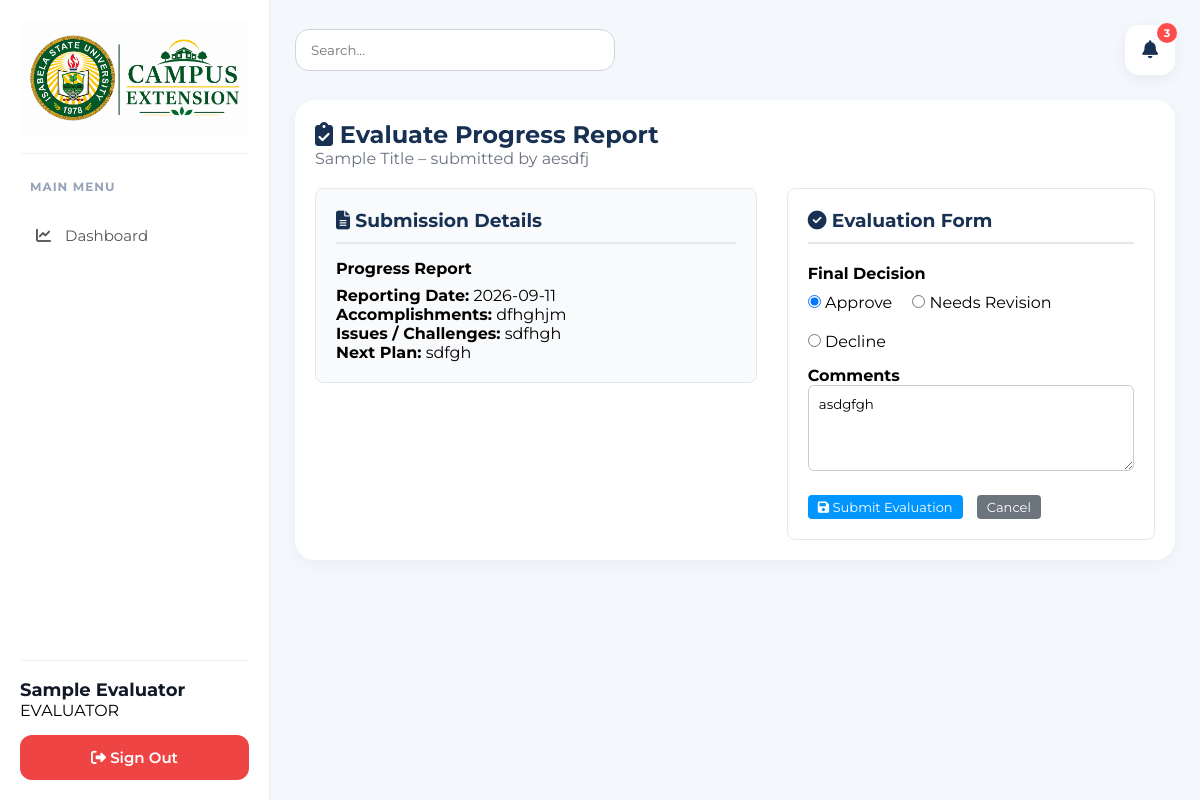
/evaluator/evaluate?id=1&type=progress (signed in), run on the app's committed database.
### tables this page shows
CREATE TABLE IF NOT EXISTS `progress_reports` (
  `id` int NOT NULL AUTO_INCREMENT,
  `submission_id` int NOT NULL,
  `user_id` int NOT NULL,
  `report_date` date NOT NULL,
  `accomplishments` text,
  `issues` text,
  `next_plan` text,
  `attachment` varchar(255) DEFAULT NULL,
  `status` enum('draft','submitted','approved','rejected','revision') DEFAULT 'draft',
  `evaluator_comments` text,
  `created_at` timestamp NULL DEFAULT CURRENT_TIMESTAMP,
  `updated_at` timestamp NULL DEFAULT CURRENT_TIMESTAMP ON UPDATE CURRENT_TIMESTAMP,
  PRIMARY KEY (`id`),
  KEY `submission_id` (`submission_id`),
  KEY `user_id` (`user_id`),
  CONSTRAINT `progress_reports_ibfk_1` FOREIGN KEY (`submission_id`) REFERENCES `submissions` (`id`) ON DELETE CASCADE,
  CONSTRAINT `progress_reports_ibfk_2` FOREIGN KEY (`user_id`) REFERENCES `users` (`id`) ON DELETE CASCADE
);

CREATE TABLE IF NOT EXISTS `evaluator_votes` (
  `id` int NOT NULL AUTO_INCREMENT,
  `evaluator_id` int NOT NULL,
  `report_type` enum('proposal','progress','terminal') DEFAULT 'proposal',
  `submission_id` int NOT NULL,
  `vote` enum('approve','revision','decline') NOT NULL,
  `comments` text,
  `submitted_at` timestamp NULL DEFAULT CURRENT_TIMESTAMP,
  `updated_at` timestamp NULL DEFAULT CURRENT_TIMESTAMP ON UPDATE CURRENT_TIMESTAMP,
  PRIMARY KEY (`id`),
  UNIQUE KEY `unique_vote` (`evaluator_id`,`submission_id`,`report_type`),
  KEY `idx_submission` (`submission_id`,`report_type`),
  KEY `idx_evaluator` (`evaluator_id`),
  CONSTRAINT `evaluator_votes_ibfk_1` FOREIGN KEY (`evaluator_id`) REFERENCES `users` (`id`) ON DELETE CASCADE
);

### app/Http/Controllers/EvaluatorBaseController.php (called while the page is built, shortened)
<?php
class EvaluatorBaseController
{
    protected function render($view, $data = [])
    {
        extract($data);
        require __DIR__ . '/../../views/layouts/app.php';
    }
}

### app/Http/Controllers/Evaluator/EvaluationController.php (called while the page is built, shortened)
<?php
require_once __DIR__ . '/../../../models/EvaluatorVote.php';
class EvaluationController extends \EvaluatorBaseController
{
    private $voteModel;
    private $db;
    public function __construct()
    {
        $config = require __DIR__ . '/../../../../config/database.php';
        $dsn = "mysql:host={$config['host']};dbname={$config['dbname']};charset={$config['charset']}";
        $pdo = new \PDO($dsn, $config['username'], $config['password']);
        $pdo->setAttribute(\PDO::ATTR_ERRMODE, \PDO::ERRMODE_EXCEPTION);
        $this->db = $pdo;
        $this->voteModel = new \EvaluatorVote($pdo);
    }
   public function evaluate()
{
    $id = $_GET['id'] ?? 0;
    $type = $_GET['type'] ?? 'proposal';
    $evaluator_id = $_SESSION['user_id'];
    if ($type === 'proposal') {
        $stmt = $this->db->prepare("
            SELECT s.*, p.title as proposal_title, u.name as extensionist_name
            FROM submissions s
            JOIN proposals p ON s.proposal_id = p.id
            JOIN users u ON s.user_id = u.id
            WHERE s.id = ?
        ");
        $stmt->execute([$id]);
        $submission = $stmt->fetch(\PDO::FETCH_ASSOC);
        $form_data = json_decode($submission['form_data'] ?? '{}', true);
    } elseif ($type === 'progress') {
        $stmt = $this->db->prepare("
            SELECT pr.*, s.proposal_id, s.id as parent_submission_id,
                   p.title as proposal_title, u.name as extensionist_name
            FROM progress_reports pr
            JOIN submissions s ON pr.submission_id = s.id
            JOIN proposals p ON s.proposal_id = p.id
            JOIN users u ON pr.user_id = u.id
            WHERE pr.id = ?
        ");
        $stmt->execute([$id]);
        $submission = $stmt->fetch(\PDO::FETCH_ASSOC);
        $form_data = [];
    }
    $vote = $this->voteModel->getBySubmissionAndEvaluator($id, $evaluator_id, $type);
    $selectedVote = $vote ? $vote['vote'] : null;
    $comments = $vote ? $vote['comments'] : '';
    $groupedCriteria = [];
    $ratingMap = [];
    $this->render('evaluate', [
        'submission'        => $submission,
        'form_data'         => $form_data,
        'proposal_title'    => $submission['proposal_title'] ?? 'N/A',
        'extensionist_name' => $submission['extensionist_name'] ?? 'N/A',
        'groupedCriteria'   => $groupedCriteria,
        'ratingMap'         => $ratingMap,
        'selectedVote'      => $selectedVote,
        'comments'          => $comments,
        'submission_id'     => $id,
        'report_type'       => $type,
        'readonly'          => false,
    ]);
}
}

### app/models/EvaluatorVote.php (called while the page is built, shortened)
<?php
class EvaluatorVote
{
    private $db;
    public function __construct($pdo)
    {
        $this->db = $pdo;
    }
    public function getBySubmissionAndEvaluator($submission_id, $evaluator_id, $report_type = 'proposal')
    {
        $stmt = $this->db->prepare("
        SELECT * FROM evaluator_votes
        WHERE submission_id = ? AND evaluator_id = ? AND report_type = ?
    ");
        $stmt->execute([$submission_id, $evaluator_id, $report_type]);
        return $stmt->fetch(PDO::FETCH_ASSOC);
    }
}

### app/views/evaluator/_submission_details.php (the view, shortened to what this page needs)
<?php
$basic   = $form_data['basic_info'] ?? [];
$budget  = $form_data['budget_breakdown'] ?? [];
$components = $form_data['components'] ?? [];
$progress = $form_data['progress_info'] ?? [];
$report_type = $report_type ?? ($submission['report_type'] ?? 'proposal');
?>
<div style="background:#f8fafc; padding:20px; border-radius:8px; border:1px solid #e5e7eb;">
    <h3 style="color:#183153; border-bottom:2px solid #e5e7eb; padding-bottom:10px;">
        <i class="fas fa-file-alt"></i> Submission Details
    </h3>
    <?php if ($report_type === 'proposal'): ?>
        <h4 style="margin:15px 0 8px;">Basic Information</h4>
        <p><strong>Project Title:</strong> <?= htmlspecialchars($basic['project_title'] ?? 'N/A') ?></p>
        <p><strong>Project Leader:</strong> <?= htmlspecialchars($basic['project_leader'] ?? 'N/A') ?></p>
        <p><strong>Implementing Campus:</strong> <?= htmlspecialchars($basic['implementing_campus'] ?? 'N/A') ?></p>
        <p><strong>Lead Unit:</strong> <?= htmlspecialchars($basic['lead_unit'] ?? 'N/A') ?></p>
        <p><strong>Cooperating Unit:</strong> <?= htmlspecialchars($basic['cooperating_unit'] ?? 'N/A') ?></p>
        <p><strong>Project Site:</strong> <?= htmlspecialchars($basic['project_site'] ?? 'N/A') ?></p>
        <p><strong>Cooperating Agencies:</strong> <?= nl2br(htmlspecialchars($basic['cooperating_agencies'] ?? 'N/A')) ?></p>
        <p><strong>Beneficiaries:</strong> <?= htmlspecialchars($basic['beneficiaries'] ?? 'N/A') ?></p>
        <p><strong>Funding Agency:</strong> <?= htmlspecialchars($basic['funding_agency'] ?? 'N/A') ?></p>
        <p><strong>Budget:</strong> ₱<?= number_format($basic['budget'] ?? 0, 2) ?></p>
        <?php if (!empty($components)): ?>
            <h4 style="margin:15px 0 8px;">Components</h4>
            <ul>
                <?php foreach ($components as $comp): ?>
                    <li><strong><?= htmlspecialchars($comp['title']) ?></strong> – <?= htmlspecialchars($comp['leader']) ?></li>
                <?php endforeach; ?>
            </ul>
        <?php endif; ?>
        <h4 style="margin:15px 0 8px;">Budget Breakdown</h4>
        <table style="width:100%; border-collapse:collapse; font-size:14px;">
            <tr><th style="text-align:left;">Year</th><th style="text-align:right;">PS</th><th style="text-align:right;">MOOE</th><th style="text-align:right;">CO</th></tr>
            <tr><td>Year 1</td><td style="text-align:right;"><?= number_format($budget['year1_ps'] ?? 0, 2) ?></td><td style="text-align:right;"><?= number_format($budget['year1_mooe'] ?? 0, 2) ?></td><td style="text-align:right;"><?= number_format($budget['year1_co'] ?? 0, 2) ?></td></tr>
            <tr><td>Year 2</td><td style="text-align:right;"><?= number_format($budget['year2_ps'] ?? 0, 2) ?></td><td style="text-align:right;"><?= number_format($budget['year2_mooe'] ?? 0, 2) ?></td><td style="text-align:right;"><?= number_format($budget['year2_co'] ?? 0, 2) ?></td></tr>
            <tr><td>Year 3</td><td style="text-align:right;"><?= number_format($budget['year3_ps'] ?? 0, 2) ?></td><td style="text-align:right;"><?= number_format($budget['year3_mooe'] ?? 0, 2) ?></td><td style="text-align:right;"><?= number_format($budget['year3_co'] ?? 0, 2) ?></td></tr>
        </table>
    <?php elseif ($report_type === 'progress'): ?>
    <h4 style="margin:15px 0 8px;">Progress Report</h4>
    <p><strong>Reporting Date:</strong> <?= htmlspecialchars($progress['report_date'] ?? $submission['report_date'] ?? 'N/A') ?></p>
    <p><strong>Accomplishments:</strong> <?= nl2br(htmlspecialchars($progress['accomplishments'] ?? $submission['accomplishments'] ?? 'N/A')) ?></p>
    <p><strong>Issues / Challenges:</strong> <?= nl2br(htmlspecialchars($progress['issues'] ?? $submission['issues'] ?? 'N/A')) ?></p>
    <p><strong>Next Plan:</strong> <?= nl2br(htmlspecialchars($progress['next_plan'] ?? $submission['next_plan'] ?? 'N/A')) ?></p>
<?php endif; ?>
</div>

### app/views/evaluator/_evaluation_form.php (shortened to what this page needs)
<div style="background:#fff; padding:20px; border-radius:8px; border:1px solid #e5e7eb;">
    <h3 style="color:#183153; border-bottom:2px solid #e5e7eb; padding-bottom:10px;">
        <i class="fas fa-check-circle"></i> Evaluation Form
    </h3>
    <form method="POST" action="/evaluator/save-evaluation">
        <h4 style="margin:20px 0 10px;">Final Decision</h4>
        <div style="display:flex; gap:20px; margin-bottom:15px; flex-wrap:wrap;">
            <label style="cursor:<?= $readonly ? 'default' : 'pointer' ?>;">
                <input type="radio" name="vote" value="approve" <?= $selectedVote === 'approve' ? 'checked' : '' ?> <?= $readonly ? 'disabled' : '' ?> required> Approve
            </label>
            <label style="cursor:<?= $readonly ? 'default' : 'pointer' ?>;">
                <input type="radio" name="vote" value="revision" <?= $selectedVote === 'revision' ? 'checked' : '' ?> <?= $readonly ? 'disabled' : '' ?> required> Needs Revision
            </label>
            <label style="cursor:<?= $readonly ? 'default' : 'pointer' ?>;">
                <input type="radio" name="vote" value="decline" <?= $selectedVote === 'decline' ? 'checked' : '' ?> <?= $readonly ? 'disabled' : '' ?> required> Decline
            </label>
        </div>
        <div style="margin-bottom:20px;">
            <label><strong>Comments</strong></label>
            <textarea name="comments" rows="4" style="width:100%; padding:10px; border:1px solid #ccc; border-radius:6px;" <?= $readonly ? 'readonly' : '' ?>><?= htmlspecialchars($comments) ?></textarea>
        </div>
        <?php if (!$readonly): ?>
            <button type="submit" class="btn btn-primary"><i class="fas fa-save"></i> Submit Evaluation</button>
        <?php else: ?>
            <span style="color:#999;">This report is finalized. You can only view.</span>
        <?php endif; ?>
        <a href="/evaluator/dashboard" class="btn btn-secondary" style="margin-left:10px;">Cancel</a>
    </form>
</div>

### public/css/admin.css (style rules this page uses)
* { margin: 0; padding: 0; box-sizing: border-box; font-family: 'Montserrat', sans-serif; }
body { display: flex; background: #f4f7fb; }
a { text-decoration: none !important; }
textarea { width: 100% !important; }
.btn-primary { background: #0095ff; color: #fff; }
.btn { padding: 4px 10px; font-size: 13px; border: none; border-radius: 4px; cursor: pointer; }
.btn-secondary { background: #6c757d; color: #fff; }

### data on the page
progress_reports: report_date "2026-09-11", accomplishments "dfhghjm", issues "sdfhgh", next_plan "sdfgh"
evaluator_votes: vote "☑ Approve", vote "☐ Needs Revision", vote "☐ Decline", comments "asdgfgh"

### other printed values
$_SESSION['user_name'] "Sample Evaluator"
$_SESSION['user_role'] "EVALUATOR"
$report_type "Progress"
$proposal_title "Sample Title"
$extensionist_name "aesdfj"
